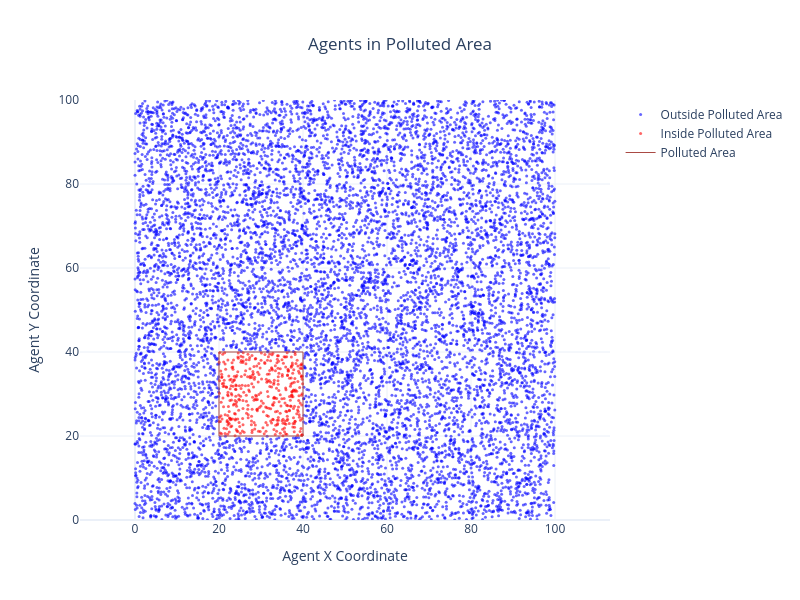

This figure's notebook cell:
### Code cell
fig = plot_single_polygon(coords, polygon_coords, inside_square_poly, "Agents in Polluted Area")
fig.show()

### Figure 1 — Plotly figure (JSON) as saved in the notebook; plotly's stock layout.template omitted (floating-point values rounded to 4 significant figures; data arrays with more than 128 entries replaced by an {"elided": "..."} marker saying what was removed)
{"data": [{"marker": {"color": "blue", "opacity": 0.6, "size": 3}, "mode": "markers", "name": "Outside Polluted Area", "showlegend": true, "type": "scatter", "x": {"elided": "9604 float values"}, "y": {"elided": "9604 float values"}}, {"marker": {"color": "red", "opacity": 0.6, "size": 3}, "mode": "markers", "name": "Inside Polluted Area", "showlegend": true, "type": "scatter", "x": {"elided": "396 float values"}, "y": {"elided": "396 float values"}}, {"line": {"color": "#AA4A44", "width": 1}, "mode": "lines", "name": "Polluted Area", "showlegend": true, "type": "scatter", "x": [20, 20, 40, 40, 20], "y": [20, 40, 40, 20, 20]}], "layout": {"height": 600, "showlegend": true, "title": {"text": "Agents in Polluted Area", "x": 0.5, "xanchor": "center"}, "width": 800, "xaxis": {"range": [0, 100], "title": {"text": "Agent X Coordinate"}}, "yaxis": {"range": [0, 100], "scaleanchor": "x", "title": {"text": "Agent Y Coordinate"}}}}
